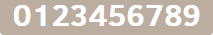
#> input picture samples/score_digits.png, 213 x 35 px, found by its file name
$ python digit_split_n_label.py   (older library calls are emulated)
#> lines starting #> are read from the running program, lines starting #| are printed output that depends on the picture; after the words box and inside, x2 and y2 are one past the last pixel; in counts of white or black regions, pixels touching at a corner belong together
# uses stored image with digits from 0 to 9 to split them into individual arrays and annotate them
# i.e. adds labels & prepares the data for ML use

import numpy as np
import cv2
import sys
# [5 lines of commented-out code are left out]

MIN_CONTOUR_AREA = 100

RESIZED_IMAGE_WIDTH = 20
RESIZED_IMAGE_HEIGHT = 30
# font = cv2.FONT_HERSHEY_SIMPLEX
font = cv2.FONT_HERSHEY_COMPLEX_SMALL

original = cv2.imread("samples\score_digits.png")
#> original is the input picture: shape (35, 213, 3); mean B, G, R 183.1, 192.9, 203.5

gray = cv2.cvtColor(original, cv2.COLOR_BGR2GRAY)
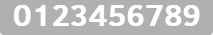
#> gray: shape (35, 213); min 176, max 255, mean 195.2
cv2.imshow("window1", gray)

# gray = cv2.GaussianBlur(gray, (5,5), 0)

# filter image from grayscale to black and white
_, bw_image = cv2.threshold(gray, 200, 255, cv2.THRESH_BINARY)
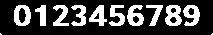
#> bw_image: shape (35, 213); 26.4% white; 12 white regions (2 under 20 px)
cv2.imshow("window2", bw_image)

image = bw_image.copy()

img_contours, npa_contours, npa_hierarchy = cv2.findContours(image,
                                             cv2.RETR_EXTERNAL,
                                             cv2.CHAIN_APPROX_SIMPLE)
#> npa_contours = 12 contours, 2 with area under 20; largest, box (x1, y1, x2, y2) and area: (14, 5, 31, 26) 279, (165, 5, 182, 26) 260, (127, 5, 144, 26) 218, (183, 5, 200, 26) 214, (89, 5, 107, 26) 184; npa_hierarchy = [[1, -1, -1, -1], [2, 0, -1, -1], [3, 1, -1, -1], [4, 2, -1, -1], [5, 3, -1, -1], [6, 4, -1, -1], [7, 5, -1, -1], [8, 6, -1, -1], [9, 7, -1, -1], [10, 8, -1, -1], [11, 9, -1, -1], [-1, 10, -1, -1]]


flattened_images =  np.empty((0, RESIZED_IMAGE_WIDTH * RESIZED_IMAGE_HEIGHT), dtype=np.int)

classifications = []

chars = [ord('0'), ord('1'), ord('2'), ord('3'), ord('4'), ord('5'), ord('6'), ord('7'), ord('8'), ord('9'),]

for i, npa_contour in enumerate(npa_contours):
    if cv2.contourArea(npa_contour) > MIN_CONTOUR_AREA:
        [intX, intY, intW, intH] = cv2.boundingRect(npa_contour)

        cv2.rectangle(original, (intX, intY), (intX+intW,intY+intH), (0, 0, 255), 2)
        imgROI = image[intY:intY+intH, intX:intX+intW]
        resized = cv2.resize(imgROI, (RESIZED_IMAGE_WIDTH, RESIZED_IMAGE_HEIGHT))

        # [5 lines of commented-out code are left out]
        cv2.imshow("imgROI", imgROI)
        cv2.imshow("resized"+str(i), resized)
        cv2.imshow("original", original)
        # cv2.imshow("combined"+str(i), iterator_img)

        char = cv2.waitKey(0)
        if char == 27:
            sys.exit()
#> (the program exits here)
